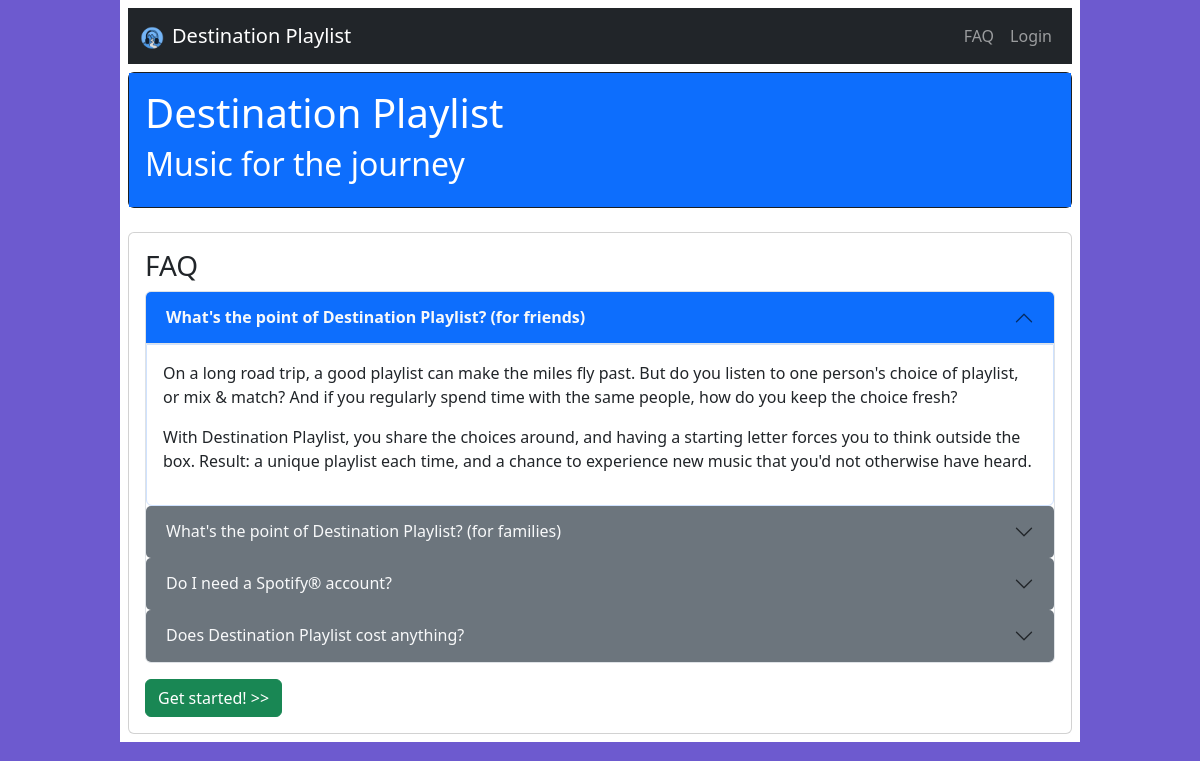
Page /dp/faq on the committed database.
### tables this page shows
CREATE TABLE faqs (
  `id` int(10) unsigned NOT NULL AUTO_INCREMENT,
  `question` varchar(200) NOT NULL,
  `answer`   varchar(4000) NOT NULL,
  `rank` int(11) NOT NULL DEFAULT 0,
  `created` datetime DEFAULT NULL,
  `modified` datetime DEFAULT NULL,
  PRIMARY KEY (`id`),
  KEY `ListIndex` (`rank`,`id`)
);

### class/Config.php (called while the page is built, shortened)
<?php
class Config {
    private static $__config = [];
    private static function retrieveSecrets() {
        $config = [];
        self::$__config += $config;
    }
    private static function retrieveLocalConfig() {
        $config = [];
        self::$__config += $config;
    }
    public static function init() {
        self::$__config['pageinfo'] = [];
        self::$__config['pageinfo']['index'] = new PageInfo(PageInfo::AUTH_EARLY, '/dp/intro');
        self::$__config['pageinfo']['dp_intro'] = new PageInfo(PageInfo::AUTH_NEVER, false);
        self::$__config['pageinfo']['dp_faq'] = new PageInfo(PageInfo::AUTH_NEVER, false);
        self::$__config['pageinfo']['account_request'] = new PageInfo(PageInfo::AUTH_NEVER, false);
    }
    public static function get() {
        return self::$__config;
    }
}

### class/PageInfo.php (called while the page is built, shortened)
<?php
class PageInfo {
    public static function get($stub) : PageInfo {
        $config = Config::get();
        if (array_key_exists($stub, $config['pageinfo'])) {
            $pageinfo = $config['pageinfo'][$stub];
            return $pageinfo;
        } else {
            return new PageInfo();
        }
    }
}

### class/Model.php (called while the page is built, shortened)
<?php
class Model {
    static string $tableName;
    public static function getDefaultOrderBy() : string {
        $calledClass = get_called_class();
        $soughtProperty = 'defaultOrderBy';
        if(property_exists($calledClass,$soughtProperty)) {
            $fields = $calledClass::$$soughtProperty;
            if (is_array($fields)) {
                $parsedFields = [];
                foreach ($fields as $f) {
                    if (is_array($f)) {
                        if ((strtolower($f[1])=='asc')||(strtolower($f[1])=='desc')) {
                            $parsedFields[] = "`{$f[0]}` {$f[1]}";
                        } else {
                            throw new Exception("Field order must be ASC or DESC: '{$f[0]}' supplied.");
                        }
                    } else {
                        $parsedFields[] = "`{$f}`";
                    }
                }
                return ' ORDER BY '.implode(',',$parsedFields).' ';
            } else {
                if (empty($fields)) { return ''; }
                return "`{$fields}`";
            }
        }
        return '';
    }
    public static function getAll() : array {
        $pdo = db::getPDO();
        $sql = "SELECT * FROM `".static::$tableName."`"
                .static::getDefaultOrderBy();
        $query = $pdo->query($sql);
        $query->setFetchMode(PDO::FETCH_CLASS, static::class);
        $results = $query->fetchAll();
        return $results;
    }
}

### pages/dp_faq.php (the view, shortened to what this page needs)
<?php
if (!isset($error_messages)) { $error_messages = []; }
?>
<?php
$config = Config::get();
$faqs = FAQ::getAll();
?>
<div class='card text-bg-dark'>
    <div class='card-body bg-primary'>
        <h1 class='card-title'>Destination Playlist</h1>
        <h2 class='card-title'>Music for the journey</h2>
    </div>
</div>
<br />
<div class='card'>
    <div class='card-body'>
        <h3 class='card-title'>FAQ</h3>
        <div class="mb-3 accordion" id="faqAccordion">
            <div class="accordion-item">
<?php
foreach ($faqs as $faq) {
    $question = $faq->question;
    $answer = $faq->answer;
    $i = $faq->id;
?>
                <h2 class="accordion-header">
                    <button class="accordion-button <?= (($i==1)?'':'collapsed') ?>" type="button" data-bs-toggle="collapse" data-bs-target="#collapseFAQ<?= $i ?>" aria-expanded="<?= (($i==1)?'true':'false') ?>" aria-controls="collapseFAQ<?= $i ?>">
                        <?= $question ?>
                    </button>
                </h2>
                <div class="accordion-collapse collapse <?= (($i==1)?'show':'') ?>" data-bs-parent="#faqAccordion" id="collapseFAQ<?= $i ?>">
                    <?= $answer ?>
                </div>
<?php
}
?>
            </div>
        </div>
        <a href="<?= $config['root_path'] ?>/" class="btn btn-md btn-success" id='btn-assign-letters'>Get started! &gt;&gt;</a>
    </div>
</div>

### index.php (shortened to what this page needs)
<?php
require_once('autoload.php');
if(isset($_GET['params'])) {
    $page_parts = explode('/', $_GET['params']);
} else {
    $page_parts = [];
}
if (count($page_parts)==0 || (empty($page_parts[0]))) {
    $stub = 'index';
} elseif (count($page_parts)==1) {
    $page_parts[] = 'index';
    $stub = "{$page_parts[0]}_{$page_parts[1]}";
} elseif (count($page_parts)>=2) {
    $stub = "{$page_parts[0]}_{$page_parts[1]}";
}
$pageinfo = PageInfo::get($stub);
$page = "pages/{$stub}.php";
?>
<!DOCTYPE html>
<html lang="en">
<head>
    <link href="https://cdn.jsdelivr.net/npm/bootstrap@5.3.1/dist/css/bootstrap.min.css" rel="stylesheet">
    <link href="<?= $config['root_path'] ?>/css/app.css" rel="stylesheet">
</head>
<body>
<?php
if (!@include_once('inc/header.php')) {
    if (!@include_once('../inc/header.php')) {
        if (!@include_once('../../inc/header.php')) {
            require_once('../../../inc/header.php');
        }
    }
}
if (!@include_once($page)) {
    http_response_code(404);
    echo "<h1>You’ve Lost That Lovin’ Feelin’...</h1>\n";
    echo "<h2>Or, more accurately, you've clicked a wrong link.</h2>\n";
    echo "<p>Look, it's most likely our fault - sorry. Or you've mistyped something. Who knows?</p>\n";
    echo "<p class='text-body-secondary'><small>{$page}</small></p>\n";
    ob_end_flush();
    die();
} else {
    if ($pageinfo->authSetting == PageInfo::AUTH_LATE) {
        require_once('inc/login_check.php');
    }
    ob_end_flush();
}
?>
</body>
</html>

### inc/header.php (shortened to what this page needs)
<nav class="navbar navbar-dark navbar-expand-lg bg-dark mb-2">
  <div class="container-fluid">
    <a class="navbar-brand" alt="logo" class="d-inline-block align-text-top" href="<?= $config['root_path']; ?>"><img src="<?= $config['root_path'] ?>/img/dp-logo.png" height="24"><span class="d-none d-md-inline p-2">Destination Playlist</span></a>
<?php
    if (empty($_SESSION['USER'])) {
?>
            <div class="collapse navbar-collapse justify-content-end" id="navbarUserMenu">
                <ul class="navbar-nav ml-auto mb-2 mb-lg-0" text-right pull-right>
                    <li class="nav-item dropdown">
                      <a class="nav-link" href="<?= $config['root_path'] ?>/dp/faq">FAQ</a>
                    </li>
                    <li class="nav-item dropdown">
                        <a class="nav-link" href="<?= $config['root_path'] ?>/login.php" role="button">Login</a>
                    </li>
                </ul>
            </div>
<?php
    }
?>
    </div>
</nav>

### css/app.css (style rules this page uses)
html { background-color: #6D5ACF; }
body { max-width: 960px; margin: auto; background-color: #fff; color: #000; padding: 0.5em; }
.accordion-button.collapsed { font-weight: normal; color: var(--bs-light); background-color: var(--bs-secondary); }
.accordion-button:not(.collapsed) { font-weight: bold; color: var(--bs-light); background-color: var(--bs-primary); }
div.accordion-collapse.show { border-color: var(--bs-accordion-active-bg); border-width: 1px; border-style: solid; padding: 1em; }

### rows in the picture
faqs: question "What's the point of Destination Playlist? (for friends)", answer "On a long road trip, a good playlist can make the miles fly past. But do you listen to one person's choice of playlist, or mix & match? And if you regularly spend time with the same people, how do you keep the choice fresh? With Destination Playlist, you share the choices around, and having a starting letter forces you to think outside the box. Result: a unique playlist each time, and a chance to experience new music that you'd not otherwise have heard."
faqs: question "What's the point of Destination Playlist? (for families)"
faqs: question "Do I need a Spotify® account?"
faqs: question "Does Destination Playlist cost anything?"
